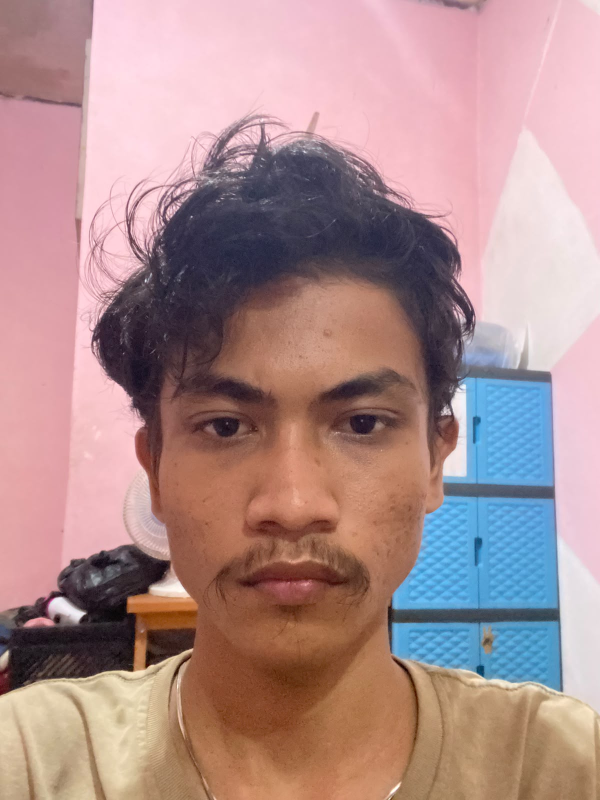
#> input picture python-service/dataset/0001/1791550586_photo_depan.jpeg, 1200 x 1600 px (shown at 1/2 size)
$ python -i face_detector.py   (imports and definitions only)
#> lines starting #> are read from the running program, lines starting #| are printed output that depends on the picture
#> further down, picture is the input picture: shape (1600, 1200, 3); mean B, G, R 141.5, 141.9, 173.7
import os
import threading
import cv2
import numpy as np

class FaceDetector:
    """
    Modul deteksi wajah berbasis Deep Learning CNN (YuNet ONNX).
    Menangani deteksi wajah real-time dengan multi-scale (0.5x dan native)
    serta normalisasi pencahayaan adaptif (CLAHE).
    """

    def __init__(self, yunet_model_path=None):
        self.yunet_model_path = yunet_model_path
        self.yunet_detector = None
        self.detector_lock = threading.RLock()

        if self.yunet_model_path and hasattr(cv2, 'FaceDetectorYN') and os.path.exists(self.yunet_model_path):
            try:
                self.yunet_detector = cv2.FaceDetectorYN.create(
                    model=self.yunet_model_path,
                    config="",
                    input_size=(640, 480),
                    score_threshold=0.55,
                    nms_threshold=0.30,
                    top_k=5000
                )
                print(f"[+] FaceDetector: Berhasil memuat model YuNet ONNX: {self.yunet_model_path}")
            except Exception as e:
                print(f"[!] FaceDetector: Gagal inisialisasi FaceDetectorYN: {e}")

    @staticmethod
    def normalisasi_pencahayaan_adaptif(img):
        """
        Meningkatkan kontras dan kecerahan wajah secara adaptif (CLAHE)
        pada channel Luminance (L*a*b*) tanpa merusak integritas warna citra.
        """
        if img is None or img.size == 0:
            return img
        try:
            lab = cv2.cvtColor(img, cv2.COLOR_BGR2LAB)
#> lab: shape (1600, 1200, 3); mean of channels 0, 1, 2 156.8, 141.4, 133.4
            l, a, b = cv2.split(lab)
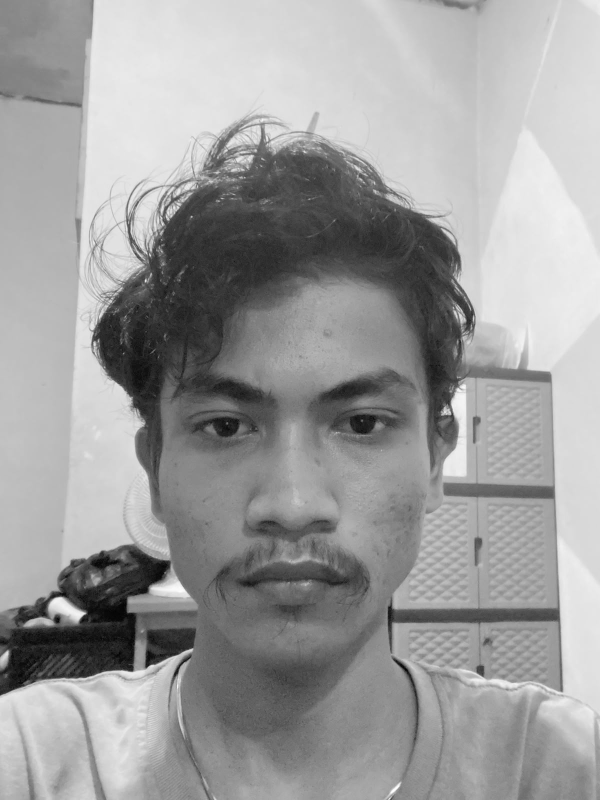
#> l: shape (1600, 1200) (shown at 1/2 size); min 0, max 255, mean 156.8
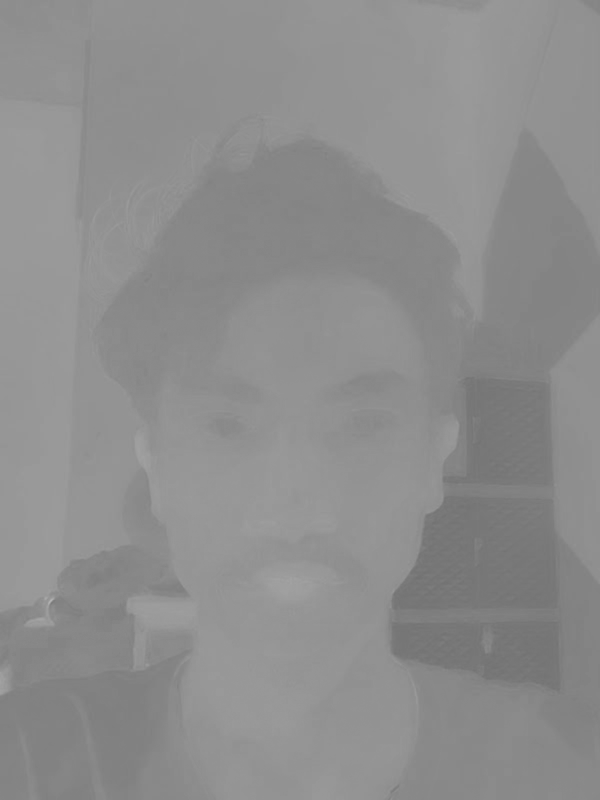
#> a: shape (1600, 1200) (shown at 1/2 size); min 112, max 182, mean 141.4
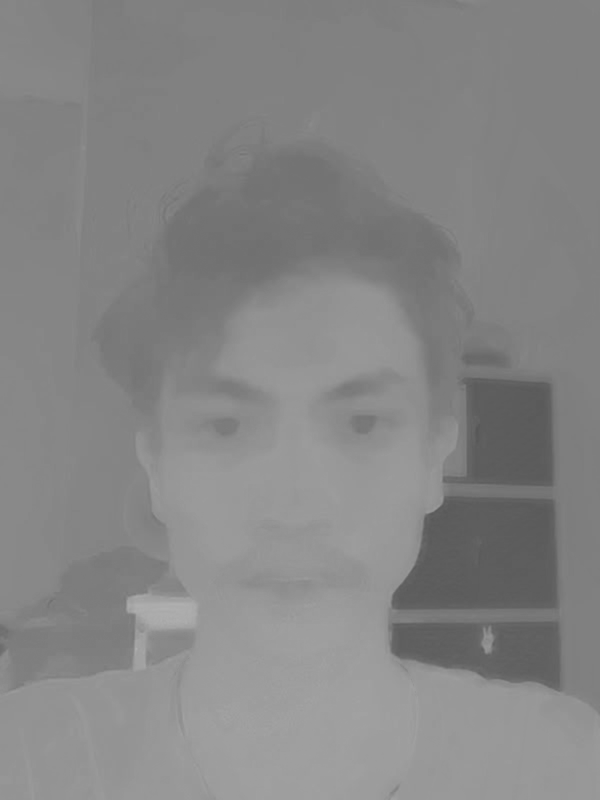
#> b: shape (1600, 1200) (shown at 1/2 size); min 86, max 177, mean 133.4
            clahe = cv2.createCLAHE(clipLimit=2.0, tileGridSize=(8, 8))
            cl = clahe.apply(l)
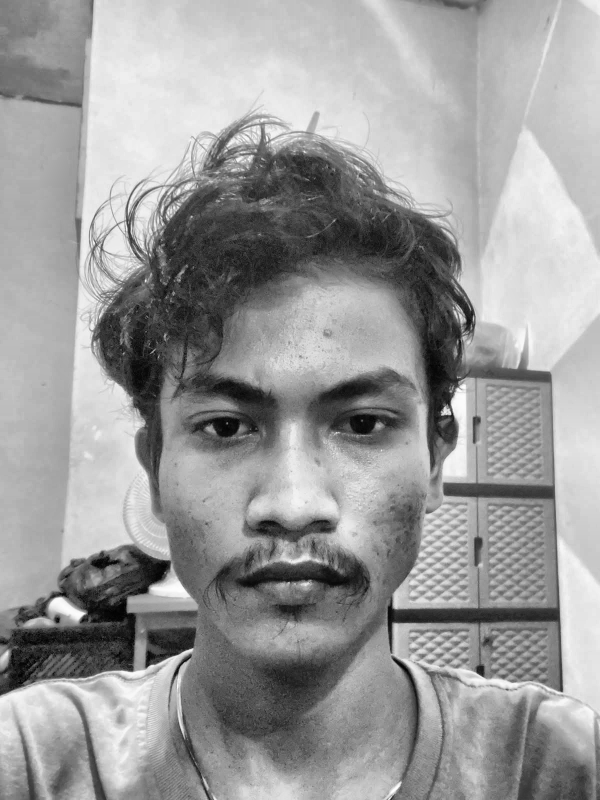
#> cl: shape (1600, 1200) (shown at 1/2 size); min 0, max 255, mean 154.7
            limg = cv2.merge((cl, a, b))
#> limg: shape (1600, 1200, 3); mean of channels 0, 1, 2 154.7, 141.4, 133.4
            return cv2.cvtColor(limg, cv2.COLOR_LAB2BGR)
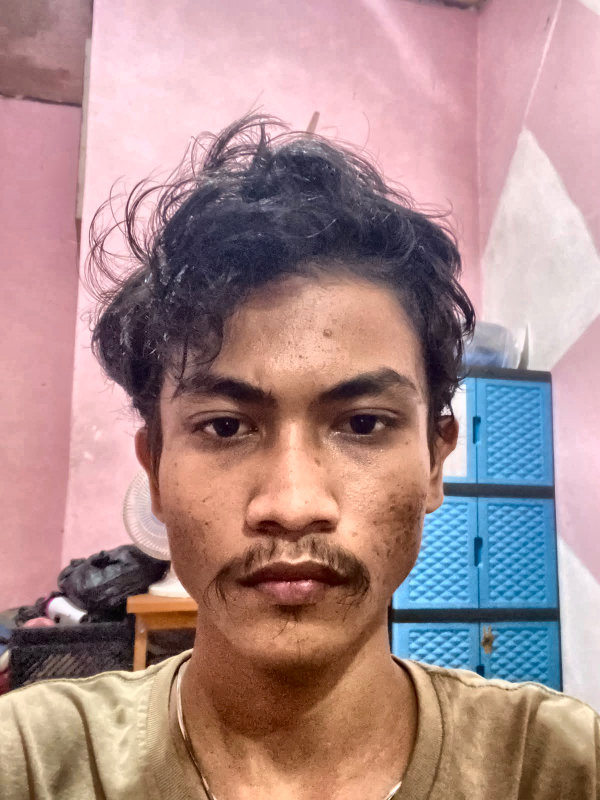
#> returned value: shape (1600, 1200, 3) (shown at 1/2 size); mean B, G, R 139.5, 140.1, 171.1
        except Exception:
            return img

    # [84 lines left out: function deteksi_wajah, not called in this run]

>>> import cv2
>>> picture = cv2.imread('../dataset/0001/1791550586_photo_depan.jpeg')
>>> result = FaceDetector().normalisasi_pencahayaan_adaptif(picture)

$ run again, on python-service/dataset/0001/1791550590_photo_kanan.jpeg
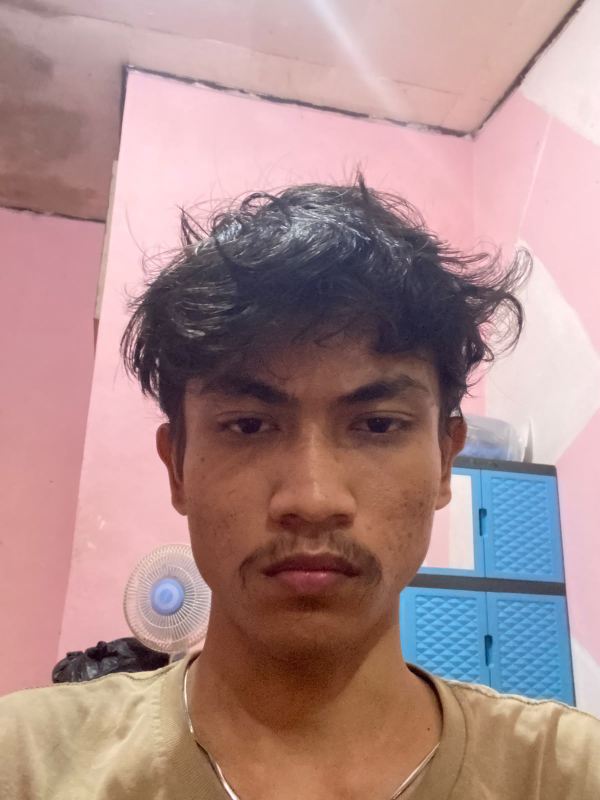
#> input picture python-service/dataset/0001/1791550590_photo_kanan.jpeg, 1200 x 1600 px (shown at 1/2 size)
#> picture is the input picture: shape (1600, 1200, 3); mean B, G, R 139.3, 140.4, 172.2
#> lab: shape (1600, 1200, 3); mean of channels 0, 1, 2 155.2, 141.1, 133.8
#> in normalisasi_pencahayaan_adaptif, `cl = clahe.apply(l)`:
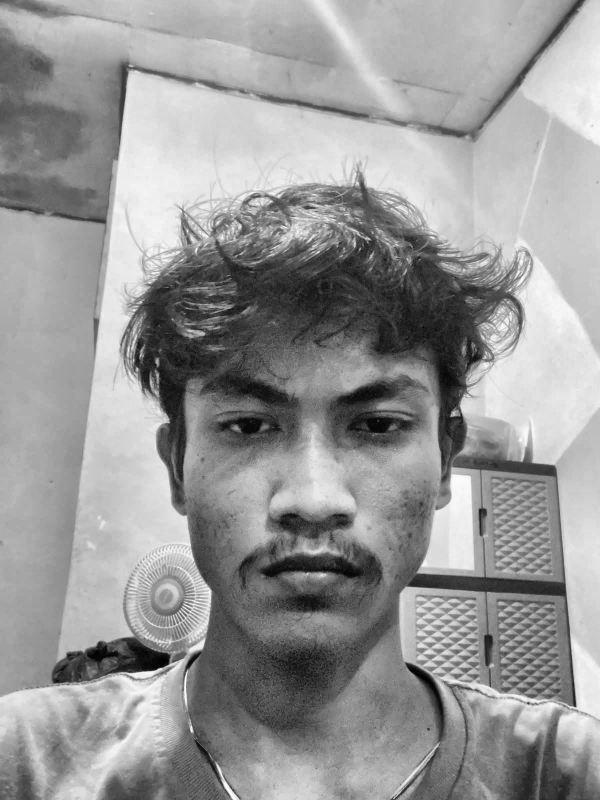
#> cl: shape (1600, 1200) (shown at 1/2 size); min 0, max 255, mean 151.9
#> limg: shape (1600, 1200, 3); mean of channels 0, 1, 2 151.9, 141.1, 133.8
#> in normalisasi_pencahayaan_adaptif, `return cv2.cvtColor(limg, cv2.COLOR_LAB2BGR)`:
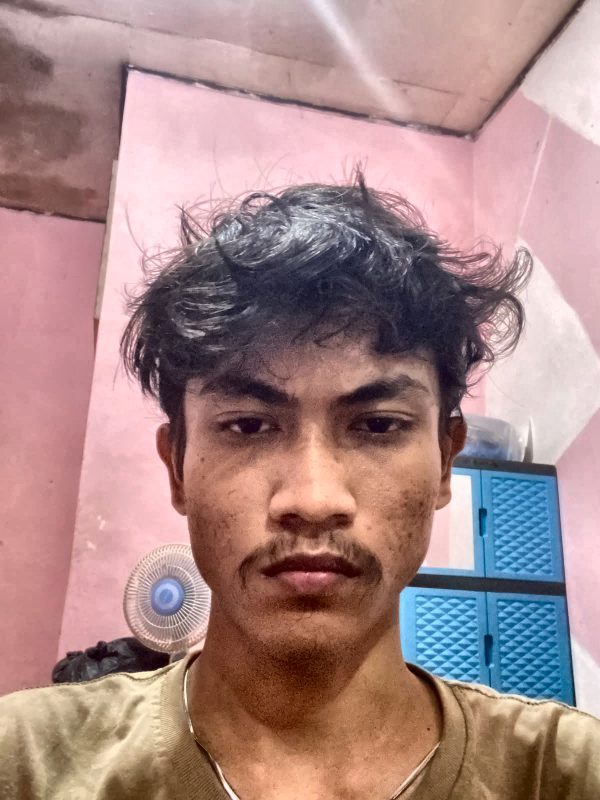
#> returned value: shape (1600, 1200, 3) (shown at 1/2 size); mean B, G, R 136.1, 137.3, 168.6

$ run again, on python-service/dataset/0001/1791550590_photo_kiri.jpeg
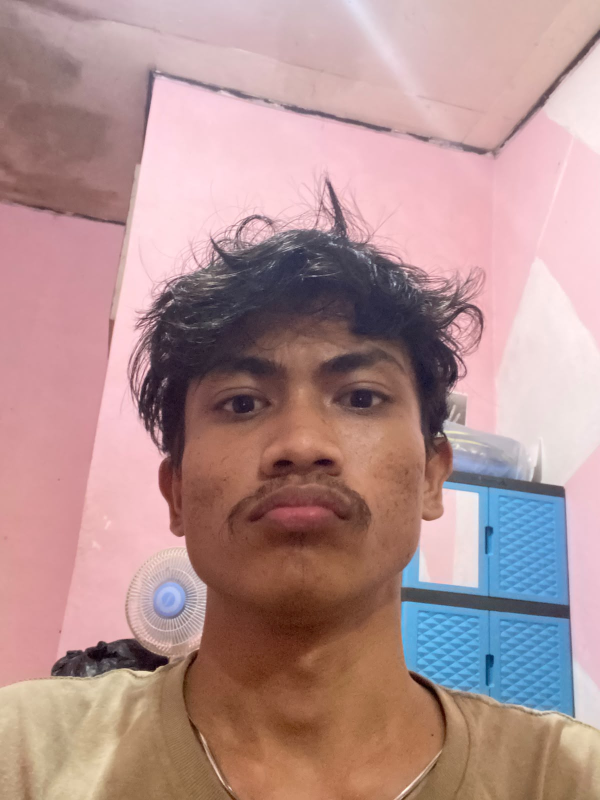
#> input picture python-service/dataset/0001/1791550590_photo_kiri.jpeg, 1200 x 1600 px (shown at 1/2 size)
#> picture is the input picture: shape (1600, 1200, 3); mean B, G, R 144.5, 145.3, 178.4
#> lab: shape (1600, 1200, 3); mean of channels 0, 1, 2 160.5, 141.4, 133.8
#> in normalisasi_pencahayaan_adaptif, `cl = clahe.apply(l)`:
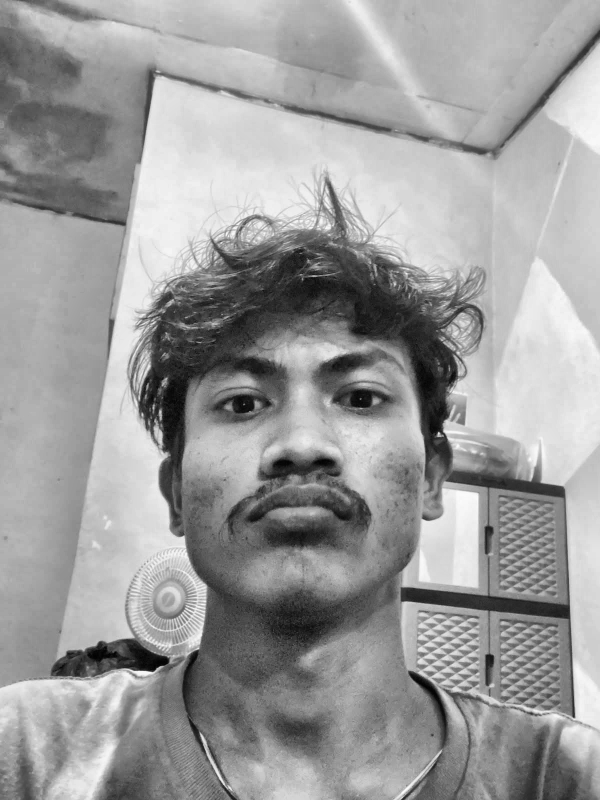
#> cl: shape (1600, 1200) (shown at 1/2 size); min 1, max 254, mean 156
#> limg: shape (1600, 1200, 3); mean of channels 0, 1, 2 156, 141.4, 133.8
#> in normalisasi_pencahayaan_adaptif, `return cv2.cvtColor(limg, cv2.COLOR_LAB2BGR)`:
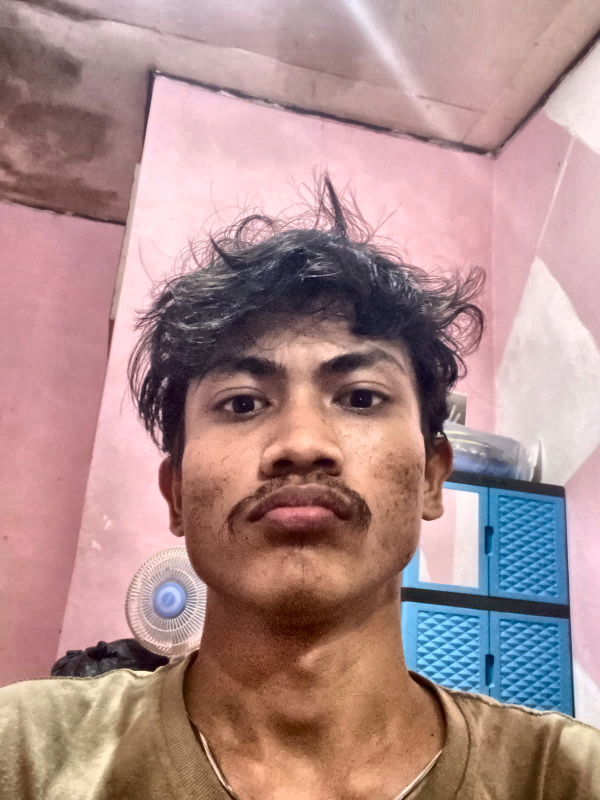
#> returned value: shape (1600, 1200, 3) (shown at 1/2 size); mean B, G, R 140.1, 141, 173.6

$ run again, on python-service/dataset/0001/1792072573_1_6ad0db7d90fe5.jpeg
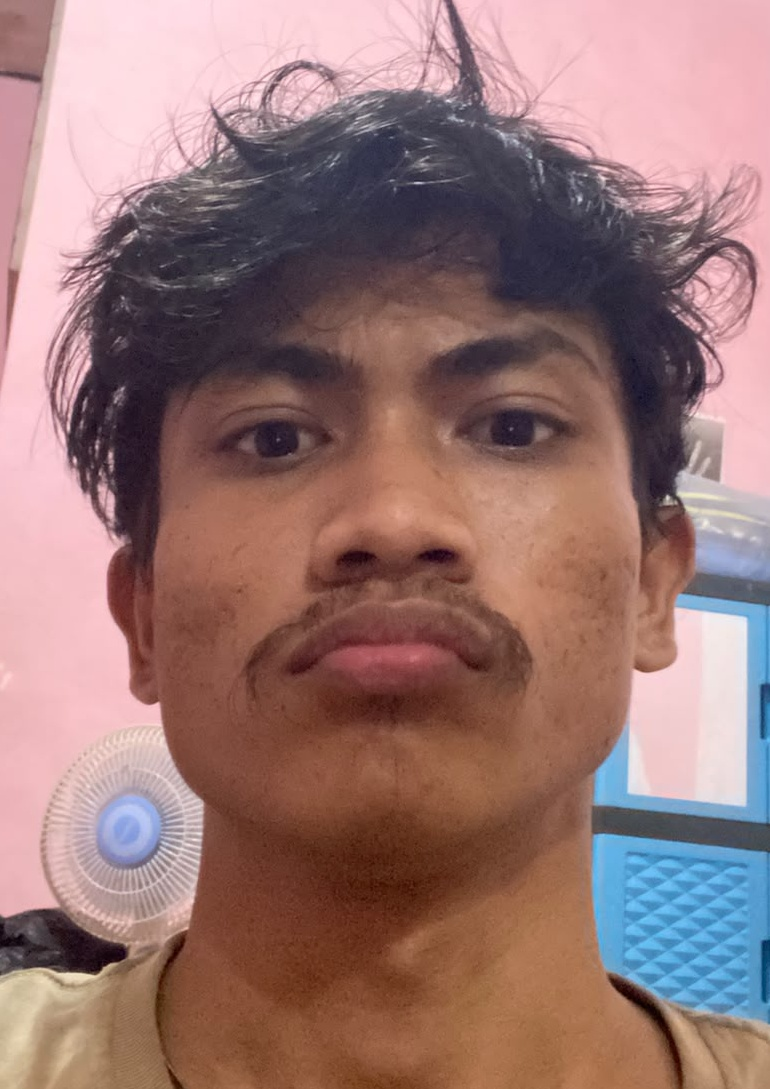
#> input picture python-service/dataset/0001/1792072573_1_6ad0db7d90fe5.jpeg, 770 x 1089 px
#> picture is the input picture: shape (1089, 770, 3); mean B, G, R 116, 118.2, 152
#> lab: shape (1089, 770, 3); mean of channels 0, 1, 2 133.6, 142.1, 135
#> in normalisasi_pencahayaan_adaptif, `cl = clahe.apply(l)`:
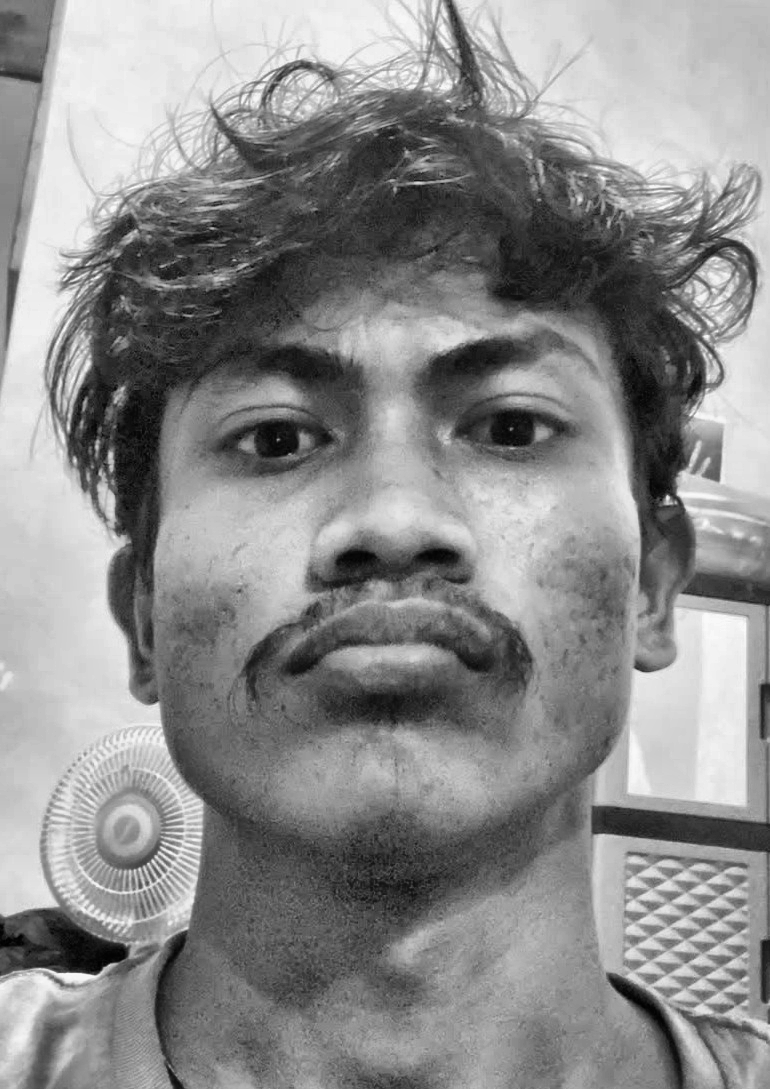
#> cl: shape (1089, 770); min 1, max 250, mean 139.8
#> limg: shape (1089, 770, 3); mean of channels 0, 1, 2 139.8, 142.1, 135
#> in normalisasi_pencahayaan_adaptif, `return cv2.cvtColor(limg, cv2.COLOR_LAB2BGR)`:
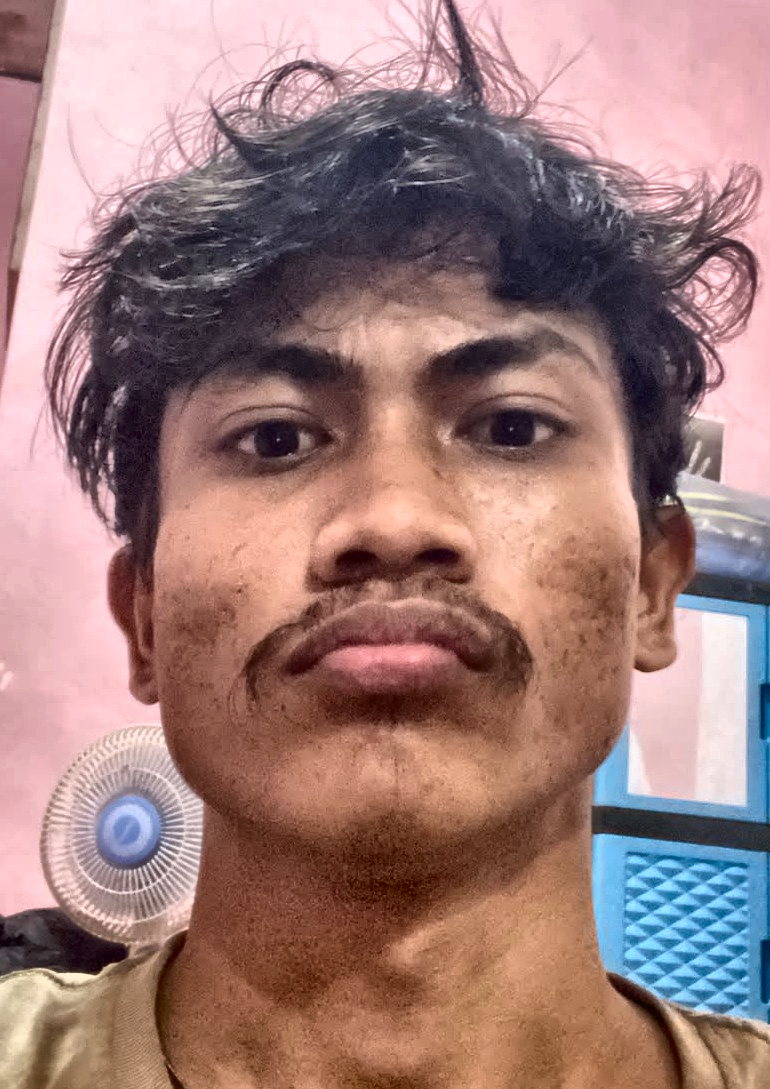
#> returned value: shape (1089, 770, 3); mean B, G, R 122.2, 124.9, 158.5
